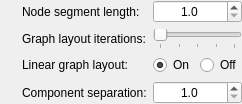
        <widget class="QWidget" name="widget_16" native="true">
         <layout class="QGridLayout" name="gridLayout_10">
          <property name="leftMargin">
           <number>0</number>
          </property>
          <property name="topMargin">
           <number>0</number>
          </property>
          <property name="rightMargin">
           <number>0</number>
          </property>
          <property name="bottomMargin">
           <number>0</number>
          </property>
          <item row="2" column="3">
           <widget class="QLabel" name="label_8">
            <property name="sizePolicy">
             <sizepolicy hsizetype="Minimum" vsizetype="Preferred">
              <horstretch>0</horstretch>
              <verstretch>0</verstretch>
             </sizepolicy>
            </property>
            <property name="text">
             <string>Linear graph layout:</string>
            </property>
           </widget>
          </item>
          <item row="2" column="4">
           <widget class="QWidget" name="widget_6" native="true">
            <property name="sizePolicy">
             <sizepolicy hsizetype="Minimum" vsizetype="Preferred">
              <horstretch>0</horstretch>
              <verstretch>0</verstretch>
             </sizepolicy>
            </property>
            <layout class="QHBoxLayout" name="horizontalLayout_8">
             <property name="leftMargin">
              <number>0</number>
             </property>
             <property name="topMargin">
              <number>0</number>
             </property>
             <property name="rightMargin">
              <number>0</number>
             </property>
             <property name="bottomMargin">
              <number>0</number>
             </property>
             <item>
              <widget class="QRadioButton" name="linearLayoutOnRadioButton">
               <property name="focusPolicy">
                <enum>Qt::StrongFocus</enum>
               </property>
               <property name="text">
                <string>On</string>
               </property>
               <property name="checked">
                <bool>true</bool>
               </property>
              </widget>
             </item>
             <item>
              <widget class="QRadioButton" name="linearLayoutOffRadioButton">
               <property name="focusPolicy">
                <enum>Qt::StrongFocus</enum>
               </property>
               <property name="text">
                <string>Off</string>
               </property>
              </widget>
             </item>
            </layout>
           </widget>
          </item>
          <item row="2" column="2">
           <widget class="InfoTextWidget" name="linearLayoutInfoText" native="true">
            <property name="sizePolicy">
             <sizepolicy hsizetype="Fixed" vsizetype="Fixed">
              <horstretch>0</horstretch>
              <verstretch>0</verstretch>
             </sizepolicy>
            </property>
            <property name="minimumSize">
             <size>
              <width>16</width>
              <height>16</height>
             </size>
            </property>
            <property name="toolTip">
             <string>Enable this option if the graph is ordered in a linear fashion, e.g. for a MSA graph.&lt;br&gt;&lt;br&gt;
                                          When on, Bandage will sort the nodes by name (numerically or alphabetically) and initialise the graph layout left-to-right, resulting in a more linear layout.&lt;br&gt;&lt;br&gt;
                                          This type of layout is automatically used when viewing plain FASTA files in Bandage.</string>
            </property>
           </widget>
          </item>
          <item row="0" column="3">
           <widget class="QLabel" name="label_9">
            <property name="sizePolicy">
             <sizepolicy hsizetype="Minimum" vsizetype="Preferred">
              <horstretch>0</horstretch>
              <verstretch>0</verstretch>
             </sizepolicy>
            </property>
            <property name="text">
             <string>Node segment length:</string>
            </property>
           </widget>
          </item>
          <item row="0" column="4">
           <widget class="QDoubleSpinBox" name="nodeSegmentLengthSpinBox">
            <property name="sizePolicy">
             <sizepolicy hsizetype="Minimum" vsizetype="Fixed">
              <horstretch>0</horstretch>
              <verstretch>0</verstretch>
             </sizepolicy>
            </property>
            <property name="focusPolicy">
             <enum>Qt::StrongFocus</enum>
            </property>
            <property name="alignment">
             <set>Qt::AlignCenter</set>
            </property>
            <property name="decimals">
             <number>1</number>
            </property>
            <property name="minimum">
             <double>1.000000000000000</double>
            </property>
            <property name="maximum">
             <double>1000.000000000000000</double>
            </property>
            <property name="singleStep">
             <double>1.000000000000000</double>
            </property>
           </widget>
          </item>
          <item row="1" column="3">
           <widget class="QLabel" name="label_3">
            <property name="sizePolicy">
             <sizepolicy hsizetype="Minimum" vsizetype="Preferred">
              <horstretch>0</horstretch>
              <verstretch>0</verstretch>
             </sizepolicy>
            </property>
            <property name="text">
             <string>Graph layout iterations:</string>
            </property>
           </widget>
          </item>
          <item row="0" column="2">
           <widget class="InfoTextWidget" name="nodeSegmentLengthInfoText" native="true">
            <property name="sizePolicy">
             <sizepolicy hsizetype="Fixed" vsizetype="Fixed">
              <horstretch>0</horstretch>
              <verstretch>0</verstretch>
             </sizepolicy>
            </property>
            <property name="minimumSize">
             <size>
              <width>16</width>
              <height>16</height>
             </size>
            </property>
            <property name="toolTip">
             <string>This controls the length of the line segments which make up a drawn node.&lt;br&gt;&lt;br&gt;
                                               Setting this to a smaller value will produce higher quality nodes with smoother curves, but graph layout will take longer and graphical performance will be slower. Setting this to a larger value will produce nodes with more obvious angles, but graph layout and graphical performance will be faster.&lt;br&gt;&lt;br&gt;
                                               The graph must be redrawn to see the effect of changing this setting.</string>
            </property>
           </widget>
          </item>
          <item row="1" column="2">
           <widget class="InfoTextWidget" name="graphLayoutQualityInfoText" native="true">
            <property name="sizePolicy">
             <sizepolicy hsizetype="Fixed" vsizetype="Fixed">
              <horstretch>0</horstretch>
              <verstretch>0</verstretch>
             </sizepolicy>
            </property>
            <property name="minimumSize">
             <size>
              <width>16</width>
              <height>16</height>
             </size>
            </property>
            <property name="toolTip">
             <string>This controls how much time the graph layout algorithm spends on positioning the graph components.&lt;br&gt;&lt;br&gt;
                                                Low values are faster and recommended for big assembly graphs. Higher values may result in smoother, more pleasing layouts.&lt;br&gt;&lt;br&gt;
                                                The graph must be redrawn to see the effect of changing this setting.</string>
            </property>
           </widget>
          </item>
          <item row="1" column="4">
           <widget class="QSlider" name="graphLayoutQualitySlider">
            <property name="sizePolicy">
             <sizepolicy hsizetype="Minimum" vsizetype="Fixed">
              <horstretch>0</horstretch>
              <verstretch>0</verstretch>
             </sizepolicy>
            </property>
            <property name="focusPolicy">
             <enum>Qt::StrongFocus</enum>
            </property>
            <property name="maximum">
             <number>4</number>
            </property>
            <property name="pageStep">
             <number>1</number>
            </property>
            <property name="orientation">
             <enum>Qt::Horizontal</enum>
            </property>
            <property name="tickPosition">
             <enum>QSlider::TicksBelow</enum>
            </property>
           </widget>
          </item>
          <item row="0" column="1">
           <spacer name="horizontalSpacer_3">
            <property name="orientation">
             <enum>Qt::Horizontal</enum>
            </property>
            <property name="sizeType">
             <enum>QSizePolicy::Expanding</enum>
            </property>
            <property name="sizeHint" stdset="0">
             <size>
              <width>0</width>
              <height>20</height>
             </size>
            </property>
           </spacer>
          </item>
          <item row="0" column="5">
           <spacer name="horizontalSpacer_2">
            <property name="orientation">
             <enum>Qt::Horizontal</enum>
            </property>
            <property name="sizeType">
             <enum>QSizePolicy::Expanding</enum>
            </property>
            <property name="sizeHint" stdset="0">
             <size>
              <width>0</width>
              <height>20</height>
             </size>
            </property>
           </spacer>
          </item>
          <item row="3" column="3">
           <widget class="QLabel" name="label_10">
            <property name="sizePolicy">
             <sizepolicy hsizetype="Minimum" vsizetype="Preferred">
              <horstretch>0</horstretch>
              <verstretch>0</verstretch>
             </sizepolicy>
            </property>
            <property name="text">
             <string>Component separation:</string>
            </property>
           </widget>
          </item>
          <item row="3" column="4">
           <widget class="QDoubleSpinBox" name="componentSeparationSpinBox">
            <property name="sizePolicy">
             <sizepolicy hsizetype="Minimum" vsizetype="Fixed">
              <horstretch>0</horstretch>
              <verstretch>0</verstretch>
             </sizepolicy>
            </property>
            <property name="focusPolicy">
             <enum>Qt::StrongFocus</enum>
            </property>
            <property name="alignment">
             <set>Qt::AlignCenter</set>
            </property>
            <property name="decimals">
             <number>1</number>
            </property>
            <property name="minimum">
             <double>1.000000000000000</double>
            </property>
            <property name="maximum">
             <double>1000.000000000000000</double>
            </property>
            <property name="singleStep">
             <double>1.000000000000000</double>
            </property>
           </widget>
          </item>
          <item row="3" column="2">
           <widget class="InfoTextWidget" name="componentSeparationInfoText" native="true">
            <property name="sizePolicy">
             <sizepolicy hsizetype="Fixed" vsizetype="Fixed">
              <horstretch>0</horstretch>
              <verstretch>0</verstretch>
             </sizepolicy>
            </property>
            <property name="minimumSize">
             <size>
              <width>16</width>
              <height>16</height>
             </size>
            </property>
            <property name="toolTip">
             <string>When the graph contains separate connected components, this will be the distance between the components.&lt;br&gt;&lt;br&gt;
                                                 A low value will give a dense, more tightly packed layout. A high value will give a more spaced-out layout.&lt;br&gt;&lt;br&gt;
                                                 The graph must be redrawn to see the effect of changing this setting.</string>
            </property>
           </widget>
          </item>
         </layout>
        </widget>
